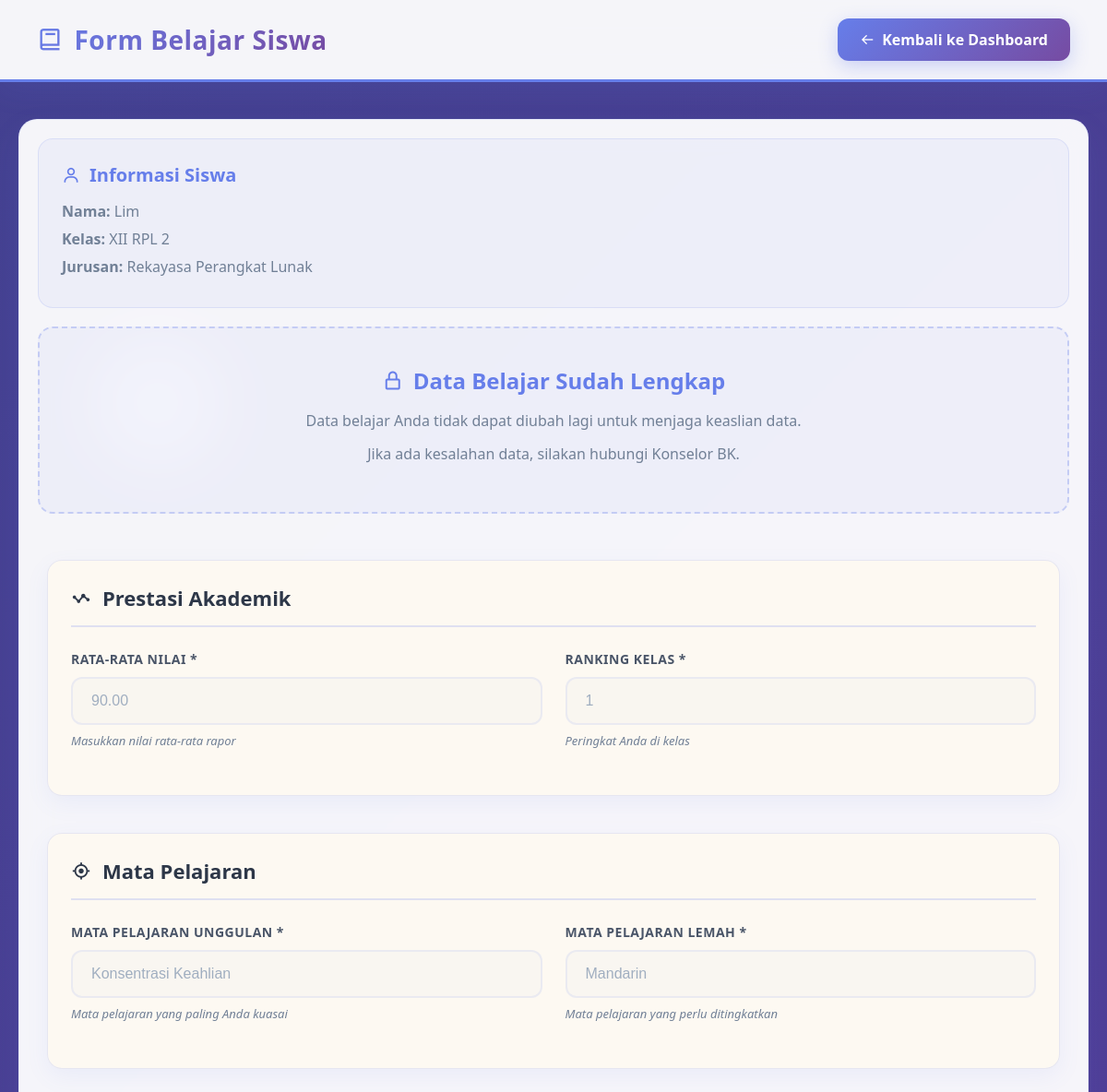
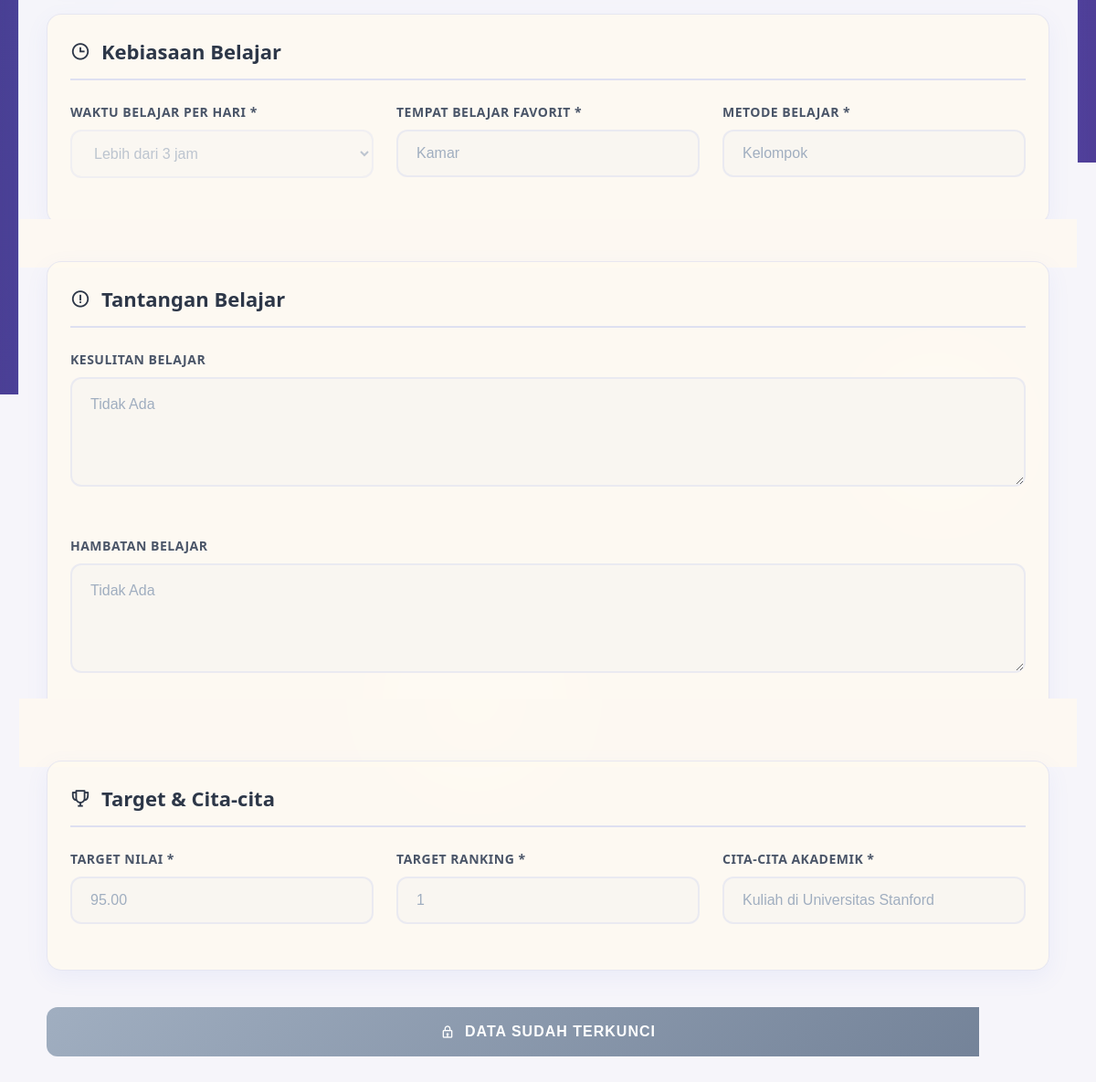
/form_belajar.php (signed in), run on the app's committed database (2 pictures, top to bottom).
### tables this page shows
CREATE TABLE `siswa` (
  `ID` int(11) NOT NULL,
  `USER_ID` int(11) DEFAULT NULL,
  `NIS` varchar(20) NOT NULL,
  `NISN` varchar(20) NOT NULL,
  `JENIS_KELAMIN` enum('L','P') NOT NULL,
  `TEMPAT_LAHIR` varchar(50) DEFAULT NULL,
  `TANGGAL_LAHIR` date DEFAULT NULL,
  `ALAMAT` text DEFAULT NULL,
  `AGAMA` varchar(20) DEFAULT NULL,
  `KELAS` varchar(10) DEFAULT NULL,
  `JURUSAN` varchar(50) DEFAULT NULL,
  `CREATED_AT` timestamp NOT NULL DEFAULT current_timestamp(),
  `UPDATED_AT` timestamp NOT NULL DEFAULT current_timestamp() ON UPDATE current_timestamp(),
  `ANGKATAN` int(11) DEFAULT NULL
);

CREATE TABLE `users` (
  `ID` int(11) NOT NULL,
  `USERNAME` varchar(100) NOT NULL,
  `PASSWORD` varchar(100) NOT NULL,
  `ROLE` enum('Admin','Guru_BK','Siswa') DEFAULT NULL,
  `NAMA_LENGKAP` varchar(100) NOT NULL,
  `EMAIL` varchar(100) DEFAULT NULL,
  `NO_TELEPON` varchar(15) DEFAULT NULL,
  `STATUS` enum('Aktif','Tidak_Aktif') DEFAULT 'Aktif',
  `CREATED_AT` timestamp NOT NULL DEFAULT current_timestamp(),
  `UPDATED_AT` timestamp NOT NULL DEFAULT current_timestamp() ON UPDATE current_timestamp()
);

CREATE TABLE `form_belajar` (
  `ID` int(11) NOT NULL,
  `SISWA_ID` int(11) DEFAULT NULL,
  `RATA_RATA_NILAI` decimal(4,2) DEFAULT NULL,
  `RANKING_KELAS` int(11) DEFAULT NULL,
  `MATA_PELAJARAN_UNGGULAN` varchar(100) DEFAULT NULL,
  `MATA_PELAJARAN_LEMAH` varchar(100) DEFAULT NULL,
  `WAKTU_BELAJAR_PERHARI` enum('<1 jam','1-2 jam','2-3 jam','>3 jam') NOT NULL,
  `TEMPAT_BELAJAR_FAVORIT` varchar(100) DEFAULT NULL,
  `METODE_BELAJAR` varchar(100) DEFAULT NULL,
  `KESULITAN_BELAJAR` text DEFAULT NULL,
  `HAMBATAN_BELAJAR` text DEFAULT NULL,
  `TARGET_NILAI` decimal(4,2) DEFAULT NULL,
  `TARGET_RANKING` int(11) DEFAULT NULL,
  `CITA_CITA_AKADEMIK` varchar(100) DEFAULT NULL,
  `CREATED_AT` timestamp NOT NULL DEFAULT current_timestamp(),
  `UPDATED_AT` timestamp NOT NULL DEFAULT current_timestamp() ON UPDATE current_timestamp()
);

### form_belajar.php (the view, shortened to what this page needs)
<?php
include 'koneksi.php';
$user_id = $_SESSION['user_id'];
$sql_siswa = "SELECT s.ID as SISWA_ID, s.*, u.NAMA_LENGKAP
              FROM siswa s
              JOIN users u ON s.USER_ID = u.ID
              WHERE s.USER_ID = ?";
$stmt_siswa = $koneksi->prepare($sql_siswa);
$stmt_siswa->bind_param("i", $user_id);
$stmt_siswa->execute();
$siswa = $stmt_siswa->get_result()->fetch_assoc();
$siswa_id = $siswa['SISWA_ID'];
$sql_belajar = "SELECT * FROM form_belajar WHERE SISWA_ID = ?";
$stmt_belajar = $koneksi->prepare($sql_belajar);
$stmt_belajar->bind_param("i", $siswa_id);
$stmt_belajar->execute();
$belajar = $stmt_belajar->get_result()->fetch_assoc();
$data_sudah_lengkap = false;
if ($belajar) {
    if (!empty($belajar['RATA_RATA_NILAI']) && !empty($belajar['RANKING_KELAS']) &&
        !empty($belajar['MATA_PELAJARAN_UNGGULAN']) && !empty($belajar['MATA_PELAJARAN_LEMAH']) &&
        !empty($belajar['WAKTU_BELAJAR_PERHARI']) && !empty($belajar['TEMPAT_BELAJAR_FAVORIT']) &&
        !empty($belajar['METODE_BELAJAR']) && !empty($belajar['TARGET_NILAI']) &&
        !empty($belajar['TARGET_RANKING']) && !empty($belajar['CITA_CITA_AKADEMIK'])) {
        $data_sudah_lengkap = true;
    }
}
?>
<!DOCTYPE html>
<html lang="id">
<head>
    <link href="https://unpkg.com/boxicons@2.1.4/css/boxicons.min.css" rel="stylesheet">
</head>
<body>
    <div class="header">
        <h1><i class='bx bx-book'></i> Form Belajar Siswa</h1>
        <a href="dashboard_siswa.php" class="back-btn">
            <i class='bx bx-arrow-back'></i>
            Kembali ke Dashboard
        </a>
    </div>
    <div class="container">
        <div class="content">
            <div class="student-info">
                <h3><i class='bx bx-user'></i> Informasi Siswa</h3>
                <p><strong>Nama:</strong> <?php echo htmlspecialchars($siswa['NAMA_LENGKAP']); ?></p>
                <p><strong>Kelas:</strong> <?php echo htmlspecialchars($siswa['KELAS'] ?? '-'); ?></p>
                <p><strong>Jurusan:</strong> <?php echo htmlspecialchars($siswa['JURUSAN'] ?? '-'); ?></p>
            </div>
            <?php if ($data_sudah_lengkap): ?>
                <div class="data-locked">
                    <h3><i class='bx bx-lock-alt'></i> Data Belajar Sudah Lengkap</h3>
                    <p>Data belajar Anda tidak dapat diubah lagi untuk menjaga keaslian data.</p>
                    <p>Jika ada kesalahan data, silakan hubungi Konselor BK.</p>
                </div>
            <?php endif; ?>
            <form method="POST" action="" id="formBelajar" class="form-content">
                <div class="form-section">
                    <h3 class="section-title"><i class='bx bx-stats'></i> Prestasi Akademik</h3>
                    <div class="form-grid">
                        <div class="form-group">
                            <label>Rata-rata Nilai *</label>
                            <input type="number" name="rata_rata_nilai"
                                   value="<?php echo htmlspecialchars($belajar['RATA_RATA_NILAI'] ?? ''); ?>"
                                   <?php echo $data_sudah_lengkap ? 'readonly' : 'required'; ?>
                                   min="0" max="100" step="0.01" placeholder="Contoh: 85.50">
                            <div class="info-text">Masukkan nilai rata-rata rapor</div>
                        </div>
                        <div class="form-group">
                            <label>Ranking Kelas *</label>
                            <input type="number" name="ranking_kelas"
                                   value="<?php echo htmlspecialchars($belajar['RANKING_KELAS'] ?? ''); ?>"
                                   <?php echo $data_sudah_lengkap ? 'readonly' : 'required'; ?>
                                   min="1" max="50" placeholder="Contoh: 5">
                            <div class="info-text">Peringkat Anda di kelas</div>
                        </div>
                    </div>
                </div>
                <div class="form-section">
                    <h3 class="section-title"><i class='bx bx-target-lock'></i> Mata Pelajaran</h3>
                    <div class="form-grid">
                        <div class="form-group">
                            <label>Mata Pelajaran Unggulan *</label>
                            <input type="text" name="mata_pelajaran_unggulan"
                                   value="<?php echo htmlspecialchars($belajar['MATA_PELAJARAN_UNGGULAN'] ?? ''); ?>"
                                   <?php echo $data_sudah_lengkap ? 'readonly' : 'required'; ?>
                                   placeholder="Contoh: Matematika, Pemrograman Web">
                            <div class="info-text">Mata pelajaran yang paling Anda kuasai</div>
                        </div>
                        <div class="form-group">
                            <label>Mata Pelajaran Lemah *</label>
                            <input type="text" name="mata_pelajaran_lemah"
                                   value="<?php echo htmlspecialchars($belajar['MATA_PELAJARAN_LEMAH'] ?? ''); ?>"
                                   <?php echo $data_sudah_lengkap ? 'readonly' : 'required'; ?>
                                   placeholder="Contoh: Bahasa Inggris, Fisika">
                            <div class="info-text">Mata pelajaran yang perlu ditingkatkan</div>
                        </div>
                    </div>
                </div>
                <div class="form-section">
                    <h3 class="section-title"><i class='bx bx-time'></i> Kebiasaan Belajar</h3>
                    <div class="form-grid">
                        <div class="form-group">
                            <label>Waktu Belajar per Hari *</label>
                            <select name="waktu_belajar_perhari" <?php echo $data_sudah_lengkap ? 'disabled' : 'required'; ?>>
                                <option value=">3 jam" <?php echo ($belajar['WAKTU_BELAJAR_PERHARI'] ?? '') == '>3 jam' ? 'selected' : ''; ?>>Lebih dari 3 jam</option>
                            </select>
                        </div>
                        <div class="form-group">
                            <label>Tempat Belajar Favorit *</label>
                            <input type="text" name="tempat_belajar_favorit"
                                   value="<?php echo htmlspecialchars($belajar['TEMPAT_BELAJAR_FAVORIT'] ?? ''); ?>"
                                   <?php echo $data_sudah_lengkap ? 'readonly' : 'required'; ?>
                                   placeholder="Contoh: Kamar, Perpustakaan, Ruang Kelas">
                        </div>
                        <div class="form-group">
                            <label>Metode Belajar *</label>
                            <input type="text" name="metode_belajar"
                                   value="<?php echo htmlspecialchars($belajar['METODE_BELAJAR'] ?? ''); ?>"
                                   <?php echo $data_sudah_lengkap ? 'readonly' : 'required'; ?>
                                   placeholder="Contoh: Mind Mapping, Diskusi Kelompok, Latihan Soal">
                        </div>
                    </div>
                </div>
                <div class="form-section">
                    <h3 class="section-title"><i class='bx bx-error-circle'></i> Tantangan Belajar</h3>
                    <div class="form-grid">
                        <div class="form-group" style="grid-column: 1 / -1;">
                            <label>Kesulitan Belajar</label>
                            <textarea name="kesulitan_belajar" <?php echo $data_sudah_lengkap ? 'readonly' : ''; ?>
                                      placeholder="Jelaskan kesulitan yang Anda hadapi dalam belajar (opsional)"><?php echo htmlspecialchars($belajar['KESULITAN_BELAJAR'] ?? ''); ?></textarea>
                        </div>
                        <div class="form-group" style="grid-column: 1 / -1;">
                            <label>Hambatan Belajar</label>
                            <textarea name="hambatan_belajar" <?php echo $data_sudah_lengkap ? 'readonly' : ''; ?>
                                      placeholder="Jelaskan hambatan yang mempengaruhi proses belajar Anda (opsional)"><?php echo htmlspecialchars($belajar['HAMBATAN_BELAJAR'] ?? ''); ?></textarea>
                        </div>
                    </div>
                </div>
                <div class="form-section">
                    <h3 class="section-title"><i class='bx bx-trophy'></i> Target & Cita-cita</h3>
                    <div class="form-grid">
                        <div class="form-group">
                            <label>Target Nilai *</label>
                            <input type="number" name="target_nilai"
                                   value="<?php echo htmlspecialchars($belajar['TARGET_NILAI'] ?? ''); ?>"
                                   <?php echo $data_sudah_lengkap ? 'readonly' : 'required'; ?>
                                   min="0" max="100" step="0.01" placeholder="Contoh: 90.00">
                        </div>
                        <div class="form-group">
                            <label>Target Ranking *</label>
                            <input type="number" name="target_ranking"
                                   value="<?php echo htmlspecialchars($belajar['TARGET_RANKING'] ?? ''); ?>"
                                   <?php echo $data_sudah_lengkap ? 'readonly' : 'required'; ?>
                                   min="1" max="50" placeholder="Contoh: 3">
                        </div>
                        <div class="form-group">
                            <label>Cita-cita Akademik *</label>
                            <input type="text" name="cita_cita_akademik"
                                   value="<?php echo htmlspecialchars($belajar['CITA_CITA_AKADEMIK'] ?? ''); ?>"
                                   <?php echo $data_sudah_lengkap ? 'readonly' : 'required'; ?>
                                   placeholder="Contoh: Kuliah di ITB, Lulus dengan IPK 3.5">
                        </div>
                    </div>
                </div>
                <?php if (!$data_sudah_lengkap): ?>
                    <button type="submit" class="submit-btn">
                        <i class='bx bx-save'></i>
                        Simpan Data Belajar
                    </button>
                    <div class="alert alert-info">
                        <i class='bx bx-info-circle'></i>
                        <strong>Perhatian:</strong> Data yang sudah disimpan tidak dapat diubah lagi. Pastikan semua data sudah benar sebelum menyimpan.
                    </div>
                <?php else: ?>
                    <button type="button" class="submit-btn" disabled>
                        <i class='bx bx-lock'></i>
                        Data Sudah Terkunci
                    </button>
                <?php endif; ?>
            </form>
        </div>
    </div>
</body>
</html>

### data on the page
siswa: USER_ID.NAMA_LENGKAP "Lim", KELAS "XII RPL 2", JURUSAN "Rekayasa Perangkat Lunak"
form_belajar: rata_rata_nilai "90.00", ranking_kelas "1", mata_pelajaran_unggulan "Konsentrasi Keahlian", mata_pelajaran_lemah "Mandarin", waktu_belajar_perhari "Lebih dari 3 jam", tempat_belajar_favorit "Kamar", metode_belajar "Kelompok", kesulitan_belajar "Tidak Ada", hambatan_belajar "Tidak Ada", target_nilai "95.00", target_ranking "1", cita_cita_akademik "Kuliah di Universitas Stanford"
